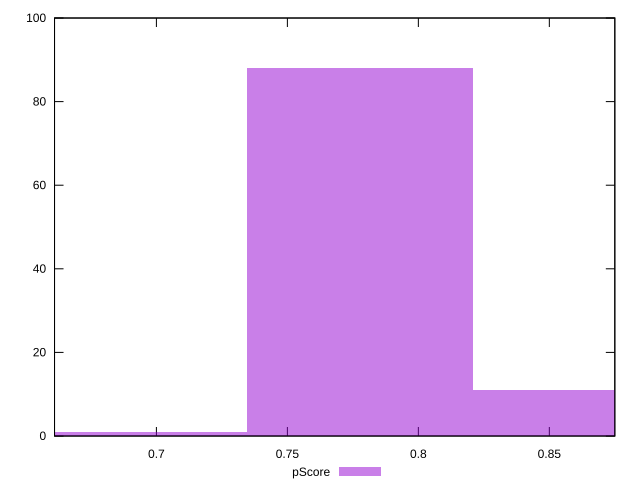

This figure's gnuplot source:
reset

$pScore <<EOF
0.8642507196026993 11
0.7778256476424293 88
0.6914005756821594 1
EOF

set key outside below
set boxwidth 0.08642507196026993
set xrange [0.6611111111111111:0.875]
set yrange [0:100]
set trange [0:100]
set style fill transparent solid 0.5 noborder
set terminal svg size 640, 490 enhanced background rgb 'white'
set output "report_00023_2021-02-20T12:14:57.249Z/offscreen-images/samples/pages+cached+noadtech/pScore/histogram.svg"

plot $pScore title "pScore" with boxes

reset
